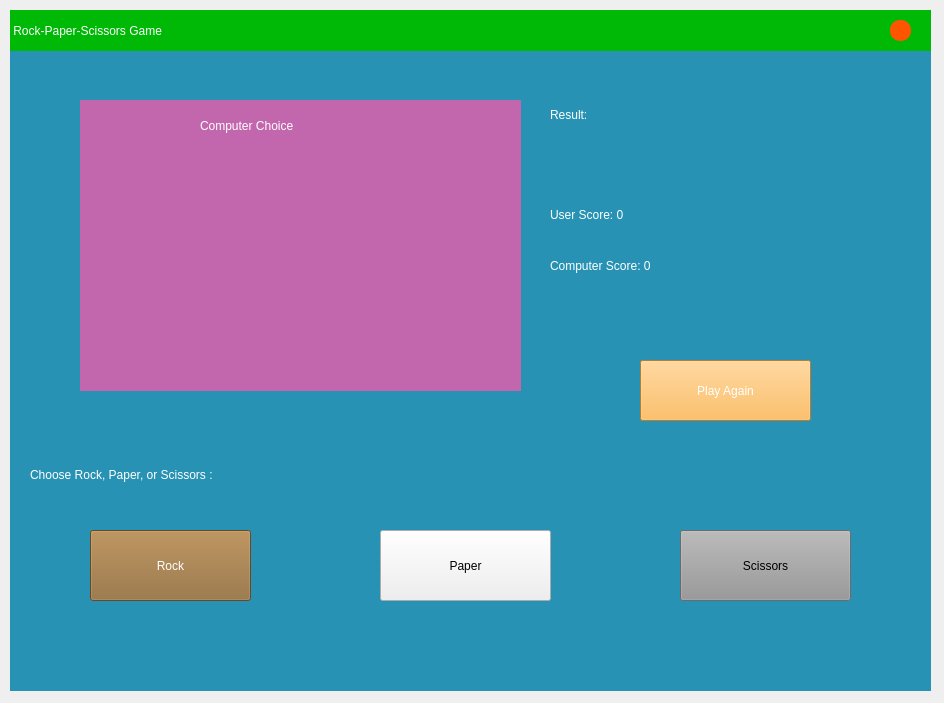
<?xml version="1.0" encoding="UTF-8"?>
<ui version="4.0">
 <class>Form</class>
 <widget class="QWidget" name="Form">
  <property name="geometry">
   <rect>
    <x>0</x>
    <y>0</y>
    <width>944</width>
    <height>703</height>
   </rect>
  </property>
  <property name="windowTitle">
   <string>Form</string>
  </property>
  <widget class="QLabel" name="bg">
   <property name="geometry">
    <rect>
     <x>10</x>
     <y>10</y>
     <width>921</width>
     <height>681</height>
    </rect>
   </property>
   <property name="styleSheet">
    <string notr="true">background-color: rgb(80, 204, 232);
background-color: rgb(39, 146, 179);</string>
   </property>
   <property name="text">
    <string/>
   </property>
  </widget>
  <widget class="QLabel" name="label_2">
   <property name="geometry">
    <rect>
     <x>10</x>
     <y>10</y>
     <width>921</width>
     <height>41</height>
    </rect>
   </property>
   <property name="styleSheet">
    <string notr="true">background-color: rgb(0, 184, 6);
font: 75 16pt &quot;MS Shell Dlg 2&quot;;
color: rgb(255, 255, 255);</string>
   </property>
   <property name="text">
    <string> Rock-Paper-Scissors Game</string>
   </property>
  </widget>
  <widget class="QPushButton" name="btnPaper_1">
   <property name="geometry">
    <rect>
     <x>380</x>
     <y>530</y>
     <width>171</width>
     <height>71</height>
    </rect>
   </property>
   <property name="styleSheet">
    <string notr="true">font: 75 14pt &quot;MS Shell Dlg 2&quot;;</string>
   </property>
   <property name="text">
    <string>Paper</string>
   </property>
  </widget>
  <widget class="QPushButton" name="btnRock_1">
   <property name="geometry">
    <rect>
     <x>90</x>
     <y>530</y>
     <width>161</width>
     <height>71</height>
    </rect>
   </property>
   <property name="styleSheet">
    <string notr="true">font: 75 14pt &quot;MS Shell Dlg 2&quot;;
color: rgb(255, 255, 255);
background-color: rgb(143, 104, 50);</string>
   </property>
   <property name="text">
    <string>Rock</string>
   </property>
  </widget>
  <widget class="QPushButton" name="btnScissors_1">
   <property name="geometry">
    <rect>
     <x>680</x>
     <y>530</y>
     <width>171</width>
     <height>71</height>
    </rect>
   </property>
   <property name="styleSheet">
    <string notr="true">font: 75 14pt &quot;MS Shell Dlg 2&quot;;
background-color: rgb(150, 150, 150);</string>
   </property>
   <property name="text">
    <string>Scissors</string>
   </property>
  </widget>
  <widget class="QLabel" name="label">
   <property name="geometry">
    <rect>
     <x>30</x>
     <y>460</y>
     <width>361</width>
     <height>30</height>
    </rect>
   </property>
   <property name="styleSheet">
    <string notr="true">font: 75 14pt &quot;MS Shell Dlg 2&quot;;
color: rgb(255, 255, 255);</string>
   </property>
   <property name="text">
    <string>Choose Rock, Paper, or Scissors :</string>
   </property>
  </widget>
  <widget class="QLabel" name="label_4">
   <property name="geometry">
    <rect>
     <x>80</x>
     <y>100</y>
     <width>441</width>
     <height>291</height>
    </rect>
   </property>
   <property name="styleSheet">
    <string notr="true">background-color: rgb(194, 102, 174);</string>
   </property>
   <property name="text">
    <string/>
   </property>
  </widget>
  <widget class="QLabel" name="label_5">
   <property name="geometry">
    <rect>
     <x>200</x>
     <y>110</y>
     <width>211</width>
     <height>31</height>
    </rect>
   </property>
   <property name="styleSheet">
    <string notr="true">font: 75 16pt &quot;MS Shell Dlg 2&quot;;
color: rgb(255, 255, 255);</string>
   </property>
   <property name="text">
    <string>Computer Choice</string>
   </property>
  </widget>
  <widget class="QLabel" name="image">
   <property name="geometry">
    <rect>
     <x>140</x>
     <y>150</y>
     <width>311</width>
     <height>171</height>
    </rect>
   </property>
   <property name="text">
    <string/>
   </property>
  </widget>
  <widget class="QLabel" name="labelComputerChoice">
   <property name="geometry">
    <rect>
     <x>180</x>
     <y>339</y>
     <width>231</width>
     <height>41</height>
    </rect>
   </property>
   <property name="styleSheet">
    <string notr="true">font: 75 16pt &quot;MS Shell Dlg 2&quot;;
color: rgb(255, 255, 255);</string>
   </property>
   <property name="text">
    <string/>
   </property>
   <property name="alignment">
    <set>Qt::AlignCenter</set>
   </property>
  </widget>
  <widget class="QLabel" name="labelUserScore">
   <property name="geometry">
    <rect>
     <x>550</x>
     <y>200</y>
     <width>200</width>
     <height>30</height>
    </rect>
   </property>
   <property name="styleSheet">
    <string notr="true">font: 75 14pt &quot;MS Shell Dlg 2&quot;;
color: rgb(255, 255, 255);</string>
   </property>
   <property name="text">
    <string>User Score: 0</string>
   </property>
  </widget>
  <widget class="QLabel" name="labelComputerScore">
   <property name="geometry">
    <rect>
     <x>550</x>
     <y>240</y>
     <width>301</width>
     <height>51</height>
    </rect>
   </property>
   <property name="styleSheet">
    <string notr="true">font: 75 14pt &quot;MS Shell Dlg 2&quot;;
color: rgb(255, 255, 255);</string>
   </property>
   <property name="text">
    <string>Computer Score: 0</string>
   </property>
  </widget>
  <widget class="QLabel" name="labelResult">
   <property name="geometry">
    <rect>
     <x>550</x>
     <y>100</y>
     <width>301</width>
     <height>30</height>
    </rect>
   </property>
   <property name="styleSheet">
    <string notr="true">font: 75 18pt &quot;MS Shell Dlg 2&quot;;
color: rgb(255, 255, 255);</string>
   </property>
   <property name="text">
    <string>Result:</string>
   </property>
  </widget>
  <widget class="QPushButton" name="btnPlayAgain">
   <property name="geometry">
    <rect>
     <x>640</x>
     <y>360</y>
     <width>171</width>
     <height>61</height>
    </rect>
   </property>
   <property name="styleSheet">
    <string notr="true">background-color: rgb(255, 175, 62);
font: 75 14pt &quot;MS Shell Dlg 2&quot;;
color: rgb(255, 255, 255);</string>
   </property>
   <property name="text">
    <string>Play Again</string>
   </property>
  </widget>
  <widget class="QPushButton" name="close_btn">
   <property name="geometry">
    <rect>
     <x>890</x>
     <y>20</y>
     <width>21</width>
     <height>21</height>
    </rect>
   </property>
   <property name="styleSheet">
    <string notr="true">background-color: rgb(255, 85, 0);
border-radius:10px;
</string>
   </property>
   <property name="text">
    <string/>
   </property>
  </widget>
 </widget>
 <resources/>
 <connections/>
</ui>
